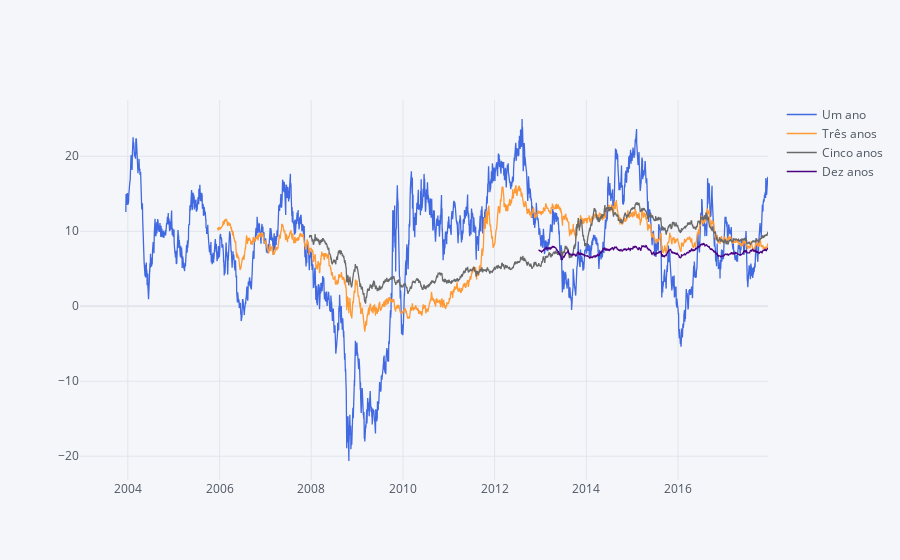

Here is the notebook cell this chart was saved with:
### Markdown cell above
Estas barras mostram a amplitude dos retornos a 1, 3, 5, e 10 anos.

Como facilmente se pode ver para quem investiu a 1 ano facilmente poderia ter tido um retorno de mais de 20% mas também um retorno de -8%. Numa situação extrema o Portfolio apresentou até retornos negativos perto dos -20% (quem apanhou a crise de 2008).

Podemos ver, contudo, que quem investiu a 3 anos teve retornos máximos na linha dos 16%/ano mas também nunca teve retornos abaixo de -4%/ano.

Por seu lado, quem inventiu a 5 anos teve sempre retornos positivos, nem que tenha sido apenas marginalmente, sendo que o "normal" são retornos entre os 5 e os 10% (o _'normal'_ é mesmo os retornos estarem dentro da barra).

Finalmente, a 10 anos podemos ver que há muito pouca amplitude e um retorno muito centrado nos 7%.

Não quer dizer que estes retornos se vão manter, afinal não sabemos os retornos futuros. Mas com certeza o facto de que quanto maior o tempo de investimento menor a amplitude de retornos, se irá manter.

Mostro visualmente o que os dados nos dizem:

### Code cell
round(Portolio_rol, 2).iplot(colors=my_pal)

### Figure 1 — Plotly figure (JSON) as saved in the notebook; plotly's stock layout.template omitted (floating-point values rounded to 4 significant figures; data arrays with more than 128 entries replaced by an {"elided": "..."} marker saying what was removed)
{"data": [{"line": {"color": "rgba(65, 105, 225, 1.0)", "dash": "solid", "shape": "linear", "width": 1.3}, "mode": "lines", "name": "Um ano", "text": "", "type": "scatter", "x": {"elided": "3779 str values"}, "y": {"elided": "3779 mixed values"}}, {"line": {"color": "rgba(255, 153, 51, 1.0)", "dash": "solid", "shape": "linear", "width": 1.3}, "mode": "lines", "name": "Três anos", "text": "", "type": "scatter", "x": {"elided": "3779 str values"}, "y": {"elided": "3779 mixed values"}}, {"line": {"color": "rgba(105, 105, 105, 1.0)", "dash": "solid", "shape": "linear", "width": 1.3}, "mode": "lines", "name": "Cinco anos", "text": "", "type": "scatter", "x": {"elided": "3779 str values"}, "y": {"elided": "3779 mixed values"}}, {"line": {"color": "rgba(75, 0, 130, 1.0)", "dash": "solid", "shape": "linear", "width": 1.3}, "mode": "lines", "name": "Dez anos", "text": "", "type": "scatter", "x": {"elided": "3779 str values"}, "y": {"elided": "3779 mixed values"}}], "layout": {"autosize": true, "legend": {"bgcolor": "#F5F6F9", "font": {"color": "#4D5663"}}, "paper_bgcolor": "#F5F6F9", "plot_bgcolor": "#F5F6F9", "title": {"font": {"color": "#4D5663"}}, "xaxis": {"autorange": true, "gridcolor": "#E1E5ED", "range": ["2002-12-16", "2017-12-18"], "showgrid": true, "tickfont": {"color": "#4D5663"}, "title": {"font": {"color": "#4D5663"}, "text": ""}, "type": "date", "zerolinecolor": "#E1E5ED"}, "yaxis": {"autorange": true, "gridcolor": "#E1E5ED", "range": [-23.17, 27.5], "showgrid": true, "tickfont": {"color": "#4D5663"}, "title": {"font": {"color": "#4D5663"}, "text": ""}, "type": "linear", "zerolinecolor": "#E1E5ED"}}}
